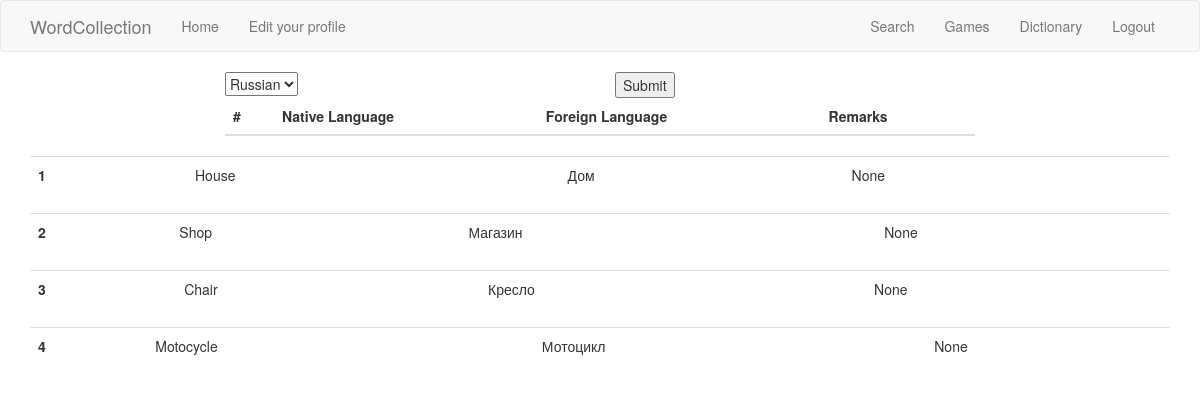
Page /mywords (signed in) on the earlier database version.
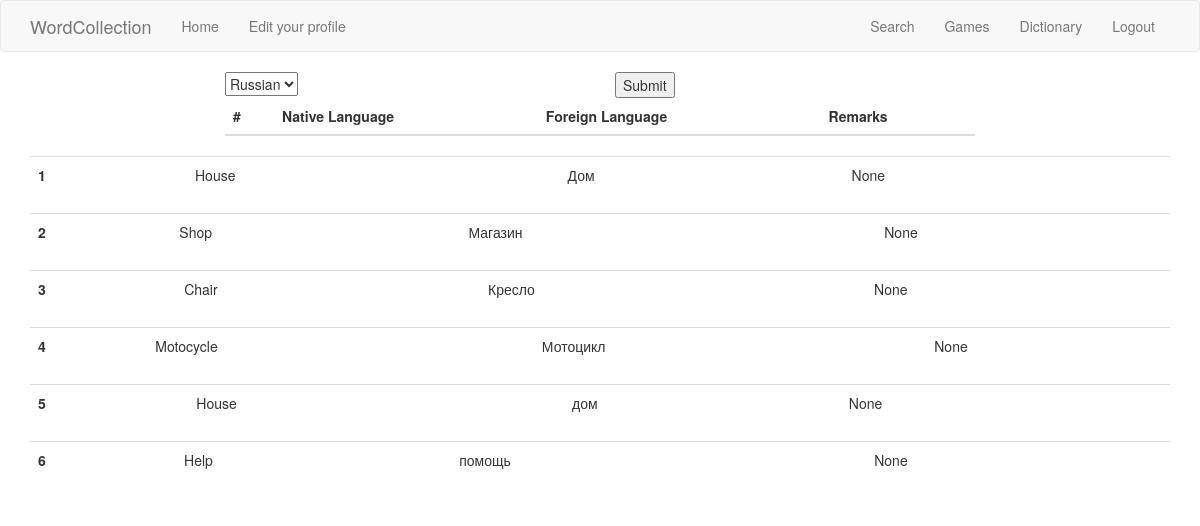
Same page on the later database version.
### app/models.py (models this page shows, shortened)
class Word(db.Model):
	id = db.Column(db.Integer, primary_key = True)
	native_language=db.Column(db.String(128))
	foreign_language=db.Column(db.String(128))
	remarks=db.Column(db.String(128))
	level=db.Column(db.Integer, default=1)
	dictionary_id=db.Column(db.Integer,db.ForeignKey('dictionary.id'))

### app/routes.py (the view)
@application.route('/mywords', methods=['GET','POST'])
@login_required
def get_mywords():
	language_id = None
	dictionaryForm = DictionaryForm()
	dictionaries = current_user.languages
	languages = [(dictionary.id, Language.query.filter_by(id=dictionary.language_id).first().language) for dictionary in dictionaries]
	dictionaryForm.foreign_languages.choices = [language for language in languages]
	page = request.args.get('page', 1, type=int)
	if dictionaryForm.validate_on_submit():
		language_id = dictionaryForm.foreign_languages.data
	words = Dictionary.query.filter_by(id = language_id or 3).first().words.paginate(
		page, application.config['WORDS_PER_PAGE'], False)
	foreign_languages = current_user.languages
	next_url = url_for('mywords', page=words.next_num) \
	if words.has_next else None
	previous_url = url_for('mywords', page=words.prev_num) \
	if words.has_prev else None
	return render_template('mywords.html', title='Dictionary', words = words.items, next_url = next_url, previous_url = previous_url , form=dictionaryForm)

### app/forms.py
class DictionaryForm(FlaskForm):
	foreign_languages = SelectField('Languages', coerce=int)
	submit = SubmitField()

### app/models.py (called while the page is built)
@login.user_loader
def load_user(id):
	return User.query.get(int(id))

### app/routes.py (called while the page is built)
@application.before_request
def before_request():
	g.locale = str(get_locale())

### app/templates/mywords.html (shortened to what this page needs)
 {% extends "base.html" %}
{% import 'bootstrap/wtf.html' as wtf %}
{% block app_content %}
<div class="containder">
<div class="row">
  <form action="" method="post">
  <div class="col-md-2  col-md-offset-2">
   {{ form.foreign_languages() }}
  </div>
  <div class="col-md-2 col-md-offset-2">
    {{ form.submit() }}
  </div>
</form>
</div>
<div class="row">
  <div class="col-md-8    col-md-offset-2">
    <table class="table">
      <thead class="thead-dark">
        <tr>
          <th scope="col">#</th>
          <th scope="col">{{ _('Native Language') }}</th>
          <th scope="col">{{ _('Foreign Language') }}</th>
          <th scope="col">{{ _('Remarks') }}</th>
        </tr>
      </thead>
    </table>
  </div>
</div>
</div>
	  {% for word in words %}
        {% include '_words.html' %}
    {% endfor %}
{% endblock %}

### app/templates/base.html (shortened to what this page needs)
{% extends 'bootstrap/base.html' %}
{% block navbar %}
    <nav class="navbar navbar-default">
        <div class="container">
            <div class="navbar-header">
                <a class="navbar-brand" href="{{ url_for('index') }}">WordCollection</a>
            </div>
            <div class="collapse navbar-collapse" id="bs-example-navbar-collapse-1">
                <ul class="nav navbar-nav">
                    <li><a href="{{ url_for('index') }}">{{ _('Home') }}</a></li>
                    <li><a href="{{ url_for('edit_profile') }}" >{{ _('Edit your profile') }}</a></li>
                </ul>
                <ul class="nav navbar-nav navbar-right">
                    {% if current_user.is_anonymous %}
                    <li><a href="{{ url_for('login') }}">{{ _('Login') }}</a></li>
                    {% else %}
                    <li><a href="{{ url_for('search') }}">{{ _('Search') }} </a></li>
                    <li><a href="{{ url_for('games')     }}">{{ _('Games') }}</a></li>
                    <li><a href="{{ url_for('get_mywords') }}">{{ _('Dictionary') }}</a></li>
                    <li><a href="{{ url_for('logout') }}">{{ _('Logout') }}</a></li>
                    {% endif %}
                </ul>
            </div>
        </div>
    </nav>
{% endblock %}
{% block content %}
    <div class="container">
        {% block app_content %}{% endblock %}
    </div>
{% endblock %}

### app/templates/_words.html
<table class="table">
  <tbody>
    <tr>
      <th scope="row">{{ word.id }}</th>
      <td>{{ word.native_language }}</td>
      <td>{{ word.foreign_language }}</td>
      <td>{{ word.remarks }}</td>
    </tr>
  </tbody>
</table>

Differences in the rows shown:
added Word: id "5", native_language "House", foreign_language "дом", remarks "None"
added Word: id "6", native_language "Help", foreign_language "помощь", remarks "None"
